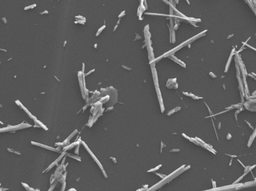
#> input picture sample_image/SEM_.png, 256 x 191 px, shrunk from 1279 x 953 before the run
$ python -i cocomask.py   (imports and definitions only)   (older library calls are emulated)
#> lines starting #> are read from the running program, lines starting #| are printed output that depends on the picture
#> further down, picture is the input picture: shape (191, 256); min 63, max 254, mean 93.6
import os
import cv2 as cv
import numpy as np
import matplotlib.pyplot as plt
from pycocotools.coco import COCO
from pycocotools import mask as maskUtils
from skimage.measure import label, regionprops
from skimage.transform import rotate
import math
import pandas as pd
import seaborn as sns
from PIL import Image
from detectron2.utils.visualizer import ColorMode, Visualizer
from detectron2.data import MetadataCatalog


def rotate_image(img):
    """
    for any image calculate the orientation of the object in the image and rotate the image in a way that long axis of object is parallel to x axis

    Input:
        img = np.array (m*n) ## For a 2d mask with just one object

    Return:
        rotated_image: np.array
        orientation : orientation of thvisualize_predictione object in degree
    """

    label_image = label(img)
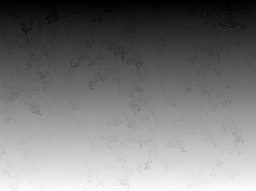
#> label_image: shape (191, 256) int64; min 1, max 23407, mean 11268.3; drawn with min black and max white
    regions = regionprops(label_image)
#> regions = 23407 regions
    for props in regions:
        orientation = math.degrees(props.orientation)
#> this loop made 23407 passes
#> orientation on passes 1 to 3: -45, -45, -45
    rotated_image = rotate(img, 90 - orientation, resize=True)
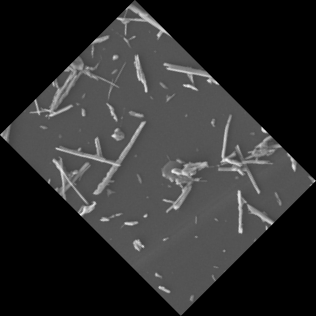
#> rotated_image: shape (316, 316) float64; min 0, max 0.953, mean 0.18
    #if orientation < 0:
    #    orientation += 180
    return rotated_image, orientation+90


# [124 lines left out: functions extract_bboxes, stats, visualize_prediction, not called in this run]

class LoadCOCO:
    '''
    handeling and modifying image masks in COCO fromat from JSON file.

    #### apparently due to a bug in JSON library in the JSON module the JSON file must be in the
    same directory as the running the model if directly implemented in the model so as the GT images,
    #### sometimes if there is any image in the and subdirectories it may gives an error ( coco looks
    for all images in the current directory and subdirectories.

    attributes :
                images: returning all images names in the JSON file
                mask: return a binary mask for each image ground truth --> List
                instances: return a list of masks for all instances in the ground truth mask

    methods:
                difference(model) -->   difference between ground truth mask and predicted mask
                                        by the given model
                visual_diff()     -->   visualizing the difference for each image in JSON file.
                                        **** color mapping ****
                                        return an image where blue regions are where prediction is
                                        correct red is the regions where model does not predict a mask
                                        for a fiber and green areas where there was no fiber but model
                                        predicted a mask.


    Example:
            ... loading the pre-trained model ...
            coco = LoadCOCO('avg_stack.json')
            diff = coco.difference(predictor)
            coco.visual_diff()

    '''

    # [56 lines left out: functions __init__, load_anns, load_mask, mask, not called in this run]

    @property
    def instances(self):
        return [image['instance'] for image in self.dataset]

    # [167 lines left out: functions annToRLE, annToMask, difference, visual_diff, prps, ground_prop and 1 more, not called in this run]

>>> import cv2
>>> picture = cv2.imread('sample_image/SEM_.png', cv2.IMREAD_GRAYSCALE)
>>> result = rotate_image(picture)
